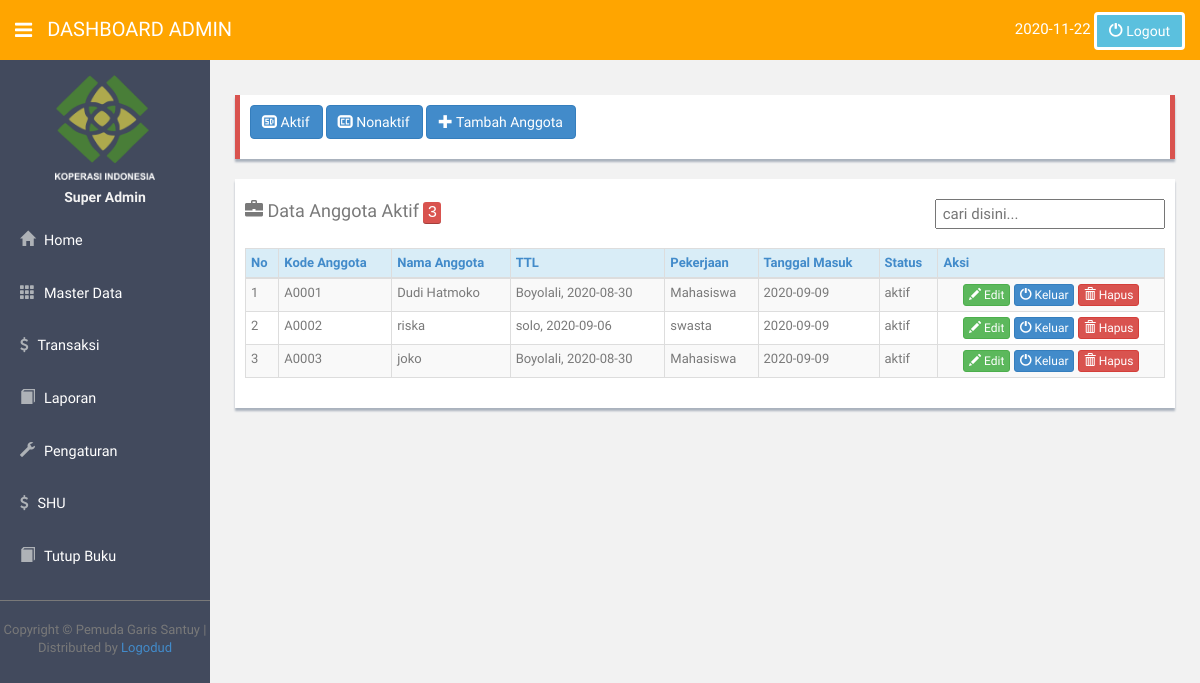
The app's page /index.php?pilih=1.2&aksi=aktif (signed in) with its own data.
### tables this page shows
CREATE TABLE `t_anggota` (
  `kode_anggota` char(5) NOT NULL,
  `kode_tabungan` int(11) NOT NULL,
  `jml_saham` varchar(64) NOT NULL,
  `besar_tabungan` varchar(64) DEFAULT NULL,
  `nama_anggota` varchar(50) NOT NULL,
  `alamat_anggota` varchar(100) NOT NULL,
  `jenis_kelamin` varchar(10) NOT NULL,
  `pekerjaan` varchar(50) NOT NULL,
  `tgl_masuk` date NOT NULL,
  `telp` varchar(12) NOT NULL,
  `tempat_lahir` varchar(20) NOT NULL,
  `tgl_lahir` date NOT NULL,
  `status` varchar(10) NOT NULL,
  `u_entry` varchar(50) NOT NULL,
  `tgl_entri` date NOT NULL
);

### anggota/mst_anggota.php (the view, shortened to what this page needs)
<?php
$aksi=$_GET['aksi'];
?>
<head>
</head>
<?php
if(empty($aksi)){
  ?>
  <body>
    <div class="row mt">
     <div class="col-lg-12">
       <div class="form-panel" style="border-left:5px solid#d9534f;border-right:5px solid#d9534f;">
        <p><a class="btn btn-primary" href="index.php?pilih=1.2&aksi=aktif"><i class="glyphicon glyphicon-sd-video"></i> Aktif</a> <a class="btn btn-primary" href="index.php?pilih=1.2&aksi=keluar"><i class="glyphicon glyphicon-subtitles"></i> Nonaktif</a> <a href="?pilih=1.2&aksi=tambah&kode_tabungan=<?php echo $data['kode_tabungan'];?>" class="btn btn-primary"><span class='glyphicon glyphicon-plus'></span> Tambah Anggota</a>
        </p>
      </div>
    </div>
  </div>
  <div class="row">
    <div class="col-lg-12">
      <div class="form-panel">
        <h4 class="mb"><span class='glyphicon glyphicon-briefcase'></span> Data Anggota
          <?php
          $am=mysql_query("SELECT *from t_anggota");
          $jum=mysql_num_rows($am);
          echo'<kbd style="background-color:#d9534f;">'.$jum.'</kbd>';?>
          <span style="float:right;">
            <input type="text" id="cari" style="width:230px;height:30px;font-size:15px;" placeholder=" cari disini...">
          </span></h4>
          <form class="form-inline" role="form">
            <table class="table table-bordered table-striped table-condensed">
              <thead>
                <tr class="info">
                 <th><a href="#">No</a></th>
                 <th><a href="#">Kode Anggota</a></th>
                 <th><a href="#">Kode Tabungan</a></th>
                 <th><a href="#">Nama Anggota</a></th>
                 <th><a href="#">Jumlah Saham</a></th>
                 <th><a href="#">TTL</a></th>
                 <th><a href="#">Pekerjaan</a></th>
                 <th><a href="#">Tanggal Masuk</a></th>
                 <th><a href="#">Status</a></th>
               </tr>
             </thead>
             <tbody id="fbody">
              <?php
              $query=mysql_query("SELECT * FROM t_anggota");
              $no=1;
              while($data=mysql_fetch_array($query)){
               ?>
               <tr>
                 <td><?php echo $no;?></td>
                 <td><?php echo $data['kode_anggota'];?></td>
                 <td><?php echo $data['kode_tabungan'];?></td>
                 <td><?php echo $data['nama_anggota'];?></td>
                 <td><?php echo $data['jml_saham'];?></td>
                 <td><?php echo $data['tempat_lahir'];?>, <?php echo $data['tgl_lahir'];?></td>
                 <td><?php echo $data['pekerjaan'];?></td>
                 <td><?php echo $data['tgl_masuk'];?></td>
                 <td><?php echo $data['status'];?></td>
               </tr>
               <?php
						$no++;}
           ?>
         </tbody> </table>
       </div>
     </div>
   </div>
      <?php
    } else if($aksi=='aktif'){
      ?>
      <div class="row mt">
       <div class="col-lg-12">
         <div class="form-panel" style="border-left:5px solid#d9534f;border-right:5px solid#d9534f;">
          <p><a class="btn btn-primary" href="index.php?pilih=1.2&aksi=aktif"><i class="glyphicon glyphicon-sd-video"></i> Aktif</a> <a class="btn btn-primary" href="index.php?pilih=1.2&aksi=keluar"><i class="glyphicon glyphicon-subtitles"></i> Nonaktif</a> <a href="?pilih=1.2&aksi=tambah" class="btn btn-primary"><span class='glyphicon glyphicon-plus'></span> Tambah Anggota</a>
          </p>
        </div>
      </div>
    </div>
    <div class="row">
      <div class="col-lg-12">
        <div class="form-panel">
          <h4 class="mb"><span class='glyphicon glyphicon-briefcase'></span> Data Anggota Aktif
            <?php
            $am=mysql_query("SELECT *from t_anggota where status='aktif'");
            $jum=mysql_num_rows($am);
            echo'<kbd style="background-color:#d9534f;">'.$jum.'</kbd>';?>
            <span style="float:right;">
              <input type="text" id="cari" style="width:230px;height:30px;font-size:15px;" placeholder=" cari disini...">
            </span></h4>
            <form class="form-inline" role="form">
              <table class="table table-bordered table-striped table-condensed">
                <thead>
                  <tr class="info">
                   <th><a href="#">No</a></th>
                   <th><a href="#">Kode Anggota</a></th>
                   <th><a href="#">Nama Anggota</a></th>
                   <th><a href="#">TTL</a></th>
                   <th><a href="#">Pekerjaan</a></th>
                   <th><a href="#">Tanggal Masuk</a></th>
                   <th><a href="#">Status</a></th>
                   <th colspan="3"><a>Aksi</a></th>
                 </tr>
               </thead>
               <tbody id="fbody">
                <?php
                $query=mysql_query("SELECT * FROM t_anggota where status='aktif'");
                $no=1;
                while($data=mysql_fetch_array($query)){
                  ?>
                  <tr>
                    <td><?php echo $no;?></td>
                    <td><?php echo $data['kode_anggota'];?></td>
                    <td><?php echo $data['nama_anggota'];?></td>
                    <td><?php echo $data['tempat_lahir'];?>, <?php echo $data['tgl_lahir'];?></td>
                    <td><?php echo $data['pekerjaan'];?></td>
                    <td><?php echo $data['tgl_masuk'];?></td>
                    <td><?php echo $data['status'];?></td>
                    <td align="center">
                      <a class="btn btn-success btn-xs" href="index.php?pilih=1.2&aksi=ubah&kode_anggota=<?php echo $data['kode_anggota'];?>"><i class="glyphicon glyphicon-pencil"></i> Edit</a>
                      <a class="btn btn-primary btn-xs" href="anggota/proses_anggota.php?pros=keluar&kode_anggota=<?php echo $data['kode_anggota'];?>"><i class="glyphicon glyphicon-off"></i> Keluar</a>
                      <a class="btn btn-danger btn-xs" href="anggota/proses_anggota.php?pros=hapus&kode_anggota=<?php echo $data['kode_anggota'];?>"><i class="glyphicon glyphicon-trash"></i> Hapus</a>
                    </td>
                  </tr>
                  <?php
            $no++;}
            ?>
          </tbody> </table>
        </div>
      </div>
    </div>
  <?php } else if($aksi=='keluar'){
    ?>
    <div class="row mt">
     <div class="col-lg-12">
       <div class="form-panel" style="border-left:5px solid#d9534f;border-right:5px solid#d9534f;">
        <p><a class="btn btn-primary" href="index.php?pilih=1.2&aksi=aktif"><i class="glyphicon glyphicon-sd-video"></i> Aktif</a> <a class="btn btn-primary" href="index.php?pilih=1.2&aksi=keluar"><i class="glyphicon glyphicon-subtitles"></i> Nonaktif</a> <a href="?pilih=1.2&aksi=tambah" class="btn btn-primary"><span class='glyphicon glyphicon-plus'></span> Tambah Anggota</a>
        </p>
      </div>
    </div>
  </div>
  <div class="row">
    <div class="col-lg-12">
      <div class="form-panel">
        <h4 class="mb"><span class='glyphicon glyphicon-briefcase'></span> Data Anggota Keluar
          <?php
          $am=mysql_query("SELECT *from t_anggota where status='keluar'");
          $jum=mysql_num_rows($am);
          echo'<kbd style="background-color:#d9534f;">'.$jum.'</kbd>';?>
          <span style="float:right;">
            <input type="text" id="cari" style="width:230px;height:30px;font-size:15px;" placeholder=" cari disini...">
          </span></h4>
          <form class="form-inline" role="form">
            <table class="table table-bordered table-striped table-condensed">
              <thead>
                <tr class="info">
                 <th><a href="#">No</a></th>
                 <th><a href="#">Kode Anggota</a></th>
                 <th><a href="#">Nama Anggota</a></th>
                 <th><a href="#">TTL</a></th>
                 <th><a href="#">Pekerjaan</a></th>
                 <th><a href="#">Tanggal Masuk</a></th>
                 <th><a href="#">Status</a></th>
                 <th colspan="3"><a>Aksi</a></th>
               </tr>
             </thead>
             <tbody id="fbody">
              <?php
              $query=mysql_query("SELECT * FROM t_anggota where status='keluar'");
              $no=1;
              while($data=mysql_fetch_array($query)){
                ?>
                <tr>
                  <td><?php echo $no;?></td>
                  <td><?php echo $data['kode_anggota'];?></td>
                  <td><?php echo $data['nama_anggota'];?></td>
                  <td><?php echo $data['tempat_lahir'];?>, <?php echo $data['tgl_lahir'];?></td>
                  <td><?php echo $data['pekerjaan'];?></td>
                  <td><?php echo $data['tgl_masuk'];?></td>
                  <td><?php echo $data['status'];?></td>
                  <td align="center">
                    <script type="text/javascript">
                      function hapus(){
                        var msg = confirm("Jika anda menghapus data ini ,seluruh transaksi data ini juga akan dihapus. Anda Yakin ?");
                        if(msg==true){
                          window.location="anggota/proses_anggota.php?pros=keluar&kode_anggota=<?php echo $data['kode_anggota'];?>";
                        }
                        else{
                        }
                      }
                    </script>
                    <a class="btn btn-danger btn-xs" href="anggota/proses_anggota.php?pros=hapus&kode_anggota=<?php echo $data['kode_anggota'];?>"><i class="glyphicon glyphicon-off"></i> Hapus</a>
                  </td>
                </tr>
                <?php
            $no++;}
            ?>
          </tbody> </table>
        </div>
      </div>
    </div>
    <?php } ?>

### records on screen
t_anggota: kode_anggota "A0001", nama_anggota "Dudi Hatmoko", tempat_lahir "Boyolali", tgl_lahir "2020-08-30", pekerjaan "Mahasiswa", tgl_masuk "2020-09-09", status "aktif"
t_anggota: kode_anggota "A0002", nama_anggota "riska", tempat_lahir "solo", tgl_lahir "2020-09-06", pekerjaan "swasta", tgl_masuk "2020-09-09", status "aktif"
t_anggota: kode_anggota "A0003", nama_anggota "joko", tempat_lahir "Boyolali", tgl_lahir "2020-08-30", pekerjaan "Mahasiswa", tgl_masuk "2020-09-09", status "aktif"

### other values on screen
$_SESSION['level'] "ADMIN"
$_SESSION['kopname'] "Super Admin"
$jum "3"
